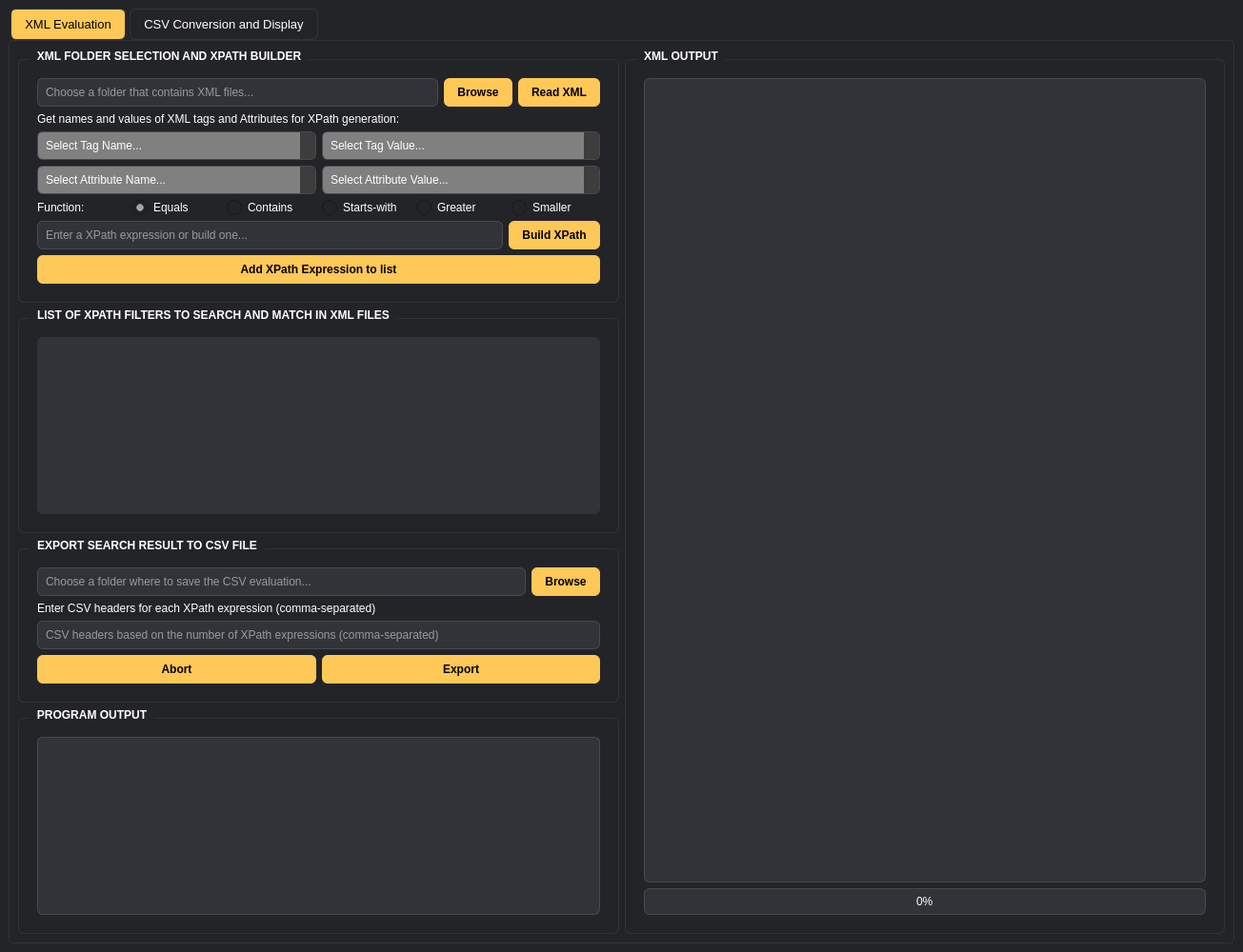
<?xml version="1.0" encoding="UTF-8"?>
<ui version="4.0">
 <class>MainWindow</class>
 <widget class="QMainWindow" name="MainWindow">
  <property name="geometry">
   <rect>
    <x>0</x>
    <y>0</y>
    <width>1305</width>
    <height>1000</height>
   </rect>
  </property>
  <property name="font">
   <font>
    <family>Arial</family>
    <pointsize>10</pointsize>
   </font>
  </property>
  <property name="windowTitle">
   <string>XMLuvation</string>
  </property>
  <property name="windowIcon">
   <iconset resource="../qrc/xmluvation_resources.qrc">
    <normaloff>:/icons/xml_256px.ico</normaloff>:/icons/xml_256px.ico</iconset>
  </property>
  <property name="styleSheet">
   <string notr="true">QWidget {
    background-color: #232428;
    color: #ffffff;
    font-family: Arial, sans-serif;
    border-radius: 6px;
}

QMenuBar {
    background-color: #232428;
    padding: 4px;
}

QMenuBar::item:selected {
    background-color: #ffc857;
    border-radius: 4px;
    color: #1e1e1e;
}

QMenu {
    background-color: #232428;
    border: 1px solid #313338;
    border-radius: 2px;
}

QMenu::item:selected {
    background-color: #ffc857;
    color: #1e1e1e;
}

QPushButton {
    background-color: #ffc857;
    color: #000000;
    border: none;
    padding: 8px 14px;
    border-radius: 6px;
    font: bold;
}

QPushButton:hover {
    background-color: #a3803c;
}

QPushButton:pressed {
    background-color: #313338;
    color: #ffffff;
    padding-left: 9px; /* Creates a &quot;pressed&quot; effect */
    padding-top: 8px;
}

QLineEdit, QComboBox, QTextEdit, QStatusBar {
    background-color: #313338;
    border: 1px solid #4a4a4a;
    padding: 6px;
    border-radius: 6px;
}

QListWidget {
    background-color: #313338;
}

QListWidget::item {
    height: 26px;
}

QListWidget::item:selected {
    background-color: #ffc857;
    color: #000000;
}

QComboBox::drop-down {
    border: none;
    background-color: #ffc857;
    width: 20px;
    border-top-right-radius: 6px;
    border-bottom-right-radius: 6px;
    image: url(:/images/drpdwn_arrow.png)
}

QPushButton:disabled {
    background-color: #808080;
}

QComboBox:disabled {
    background-color: #808080;    
}

QComboBox::drop-down:disabled {
    border: none;
    background-color: #3d3d3d;
}

QTabWidget::pane {
    border: 1px solid #313338;
    border-radius: 6px;
}

QTabBar::tab {
    background-color: #232428;
    border: 1px solid #313338;
    padding: 8px 14px;
    border-radius: 6px;
    margin: 0 2px;
}

QTabBar::tab:selected {
    background-color: #ffc857;
    color: #000000;
}

QTableView {
    background-color: #313338;
}

QGroupBox {
    border: 1px solid #313338;
    border-radius: 6px;
    margin-top: 10px;
    padding: 10px;
    font: bold;
}

QGroupBox::title {
    subcontrol-origin: margin;
    subcontrol-position: top left;
    left: 12px;
    padding: 0 6px;
}

QRadioButton::indicator {
    width: 16px;
    height: 16px;
}


QRadioButton:disabled {
    color: #808080; 
}


QScrollBar:vertical {
    border: none;
    background: #232428;
    width: 12px;
    margin: 4px;
    border-radius: 6px;
}

QScrollBar::handle:vertical {
    background: #313338;
    min-height: 20px;
    border-radius: 6px;
}

QScrollBar::add-line:vertical, QScrollBar::sub-line:vertical {
    height: 0px;
}

/* Progress Bar */
QProgressBar {
    background-color: #313338;
    border: 1px solid #4a4a4a;
    border-radius: 6px;
    text-align: center;
    color: #ffffff;
    padding: 2px;
}

QProgressBar::chunk {
    background-color: #ffc857;
}
/* CheckBox */
QCheckBox {
    spacing: 6px;
}

QCheckBox::indicator {
    width: 16px;
    height: 16px;
    border-radius: 4px;
    background-color: #313338;
    border: 1px solid #4a4a4a;
}

QCheckBox::indicator:checked {
    background-color: #ffc857;
    border: 1px solid #ec971f;
}

QCheckBox::indicator:unchecked {
    background-color: #313338;
    border: 1px solid #4a4a4a;
}
</string>
  </property>
  <property name="iconSize">
   <size>
    <width>256</width>
    <height>256</height>
   </size>
  </property>
  <widget class="QWidget" name="centralwidget">
   <layout class="QVBoxLayout" name="verticalLayout">
    <item>
     <widget class="QTabWidget" name="tabWidget">
      <property name="font">
       <font>
        <family>Arial</family>
        <pointsize>10</pointsize>
        <bold>false</bold>
       </font>
      </property>
      <property name="tabPosition">
       <enum>QTabWidget::TabPosition::North</enum>
      </property>
      <property name="currentIndex">
       <number>0</number>
      </property>
      <property name="usesScrollButtons">
       <bool>false</bool>
      </property>
      <widget class="QWidget" name="tab_xml_evaluation">
       <attribute name="title">
        <string>XML Evaluation</string>
       </attribute>
       <layout class="QHBoxLayout" name="horizontalLayout_2">
        <item>
         <layout class="QVBoxLayout" name="vert_layout_main">
          <item>
           <widget class="QGroupBox" name="group_box_xml_input_xpath_builder">
            <property name="title">
             <string>XML FOLDER SELECTION AND XPATH BUILDER</string>
            </property>
            <layout class="QVBoxLayout" name="verticalLayout_4">
             <item>
              <layout class="QHBoxLayout" name="horizontalLayout_one">
               <item>
                <widget class="QLineEdit" name="line_edit_xml_folder_path_input">
                 <property name="placeholderText">
                  <string>Choose a folder that contains XML files...</string>
                 </property>
                </widget>
               </item>
               <item>
                <widget class="QPushButton" name="button_browse_xml_folder">
                 <property name="text">
                  <string>Browse</string>
                 </property>
                </widget>
               </item>
               <item>
                <widget class="QPushButton" name="button_read_xml">
                 <property name="text">
                  <string>Read XML</string>
                 </property>
                </widget>
               </item>
              </layout>
             </item>
             <item>
              <layout class="QHBoxLayout" name="horizontalLayout_two">
               <item>
                <widget class="QLabel" name="label_xpath_builder">
                 <property name="text">
                  <string>Get names and values of XML tags and Attributes for XPath generation:</string>
                 </property>
                </widget>
               </item>
              </layout>
             </item>
             <item>
              <layout class="QHBoxLayout" name="horizontalLayout_three">
               <item>
                <widget class="QComboBox" name="combobox_tag_names">
                 <property name="enabled">
                  <bool>false</bool>
                 </property>
                 <property name="editable">
                  <bool>true</bool>
                 </property>
                 <property name="currentText">
                  <string>Select Tag Name...</string>
                 </property>
                 <property name="currentIndex">
                  <number>0</number>
                 </property>
                 <property name="placeholderText">
                  <string>Select Tag Name...</string>
                 </property>
                 <item>
                  <property name="text">
                   <string>Select Tag Name...</string>
                  </property>
                 </item>
                </widget>
               </item>
               <item>
                <widget class="QComboBox" name="combobox_tag_values">
                 <property name="enabled">
                  <bool>false</bool>
                 </property>
                 <property name="editable">
                  <bool>true</bool>
                 </property>
                 <property name="currentText">
                  <string>Select Tag Value...</string>
                 </property>
                 <property name="currentIndex">
                  <number>0</number>
                 </property>
                 <property name="placeholderText">
                  <string>Select Tag Value...</string>
                 </property>
                 <item>
                  <property name="text">
                   <string>Select Tag Value...</string>
                  </property>
                 </item>
                </widget>
               </item>
              </layout>
             </item>
             <item>
              <layout class="QHBoxLayout" name="horizontalLayout_four">
               <item>
                <widget class="QComboBox" name="combobox_attribute_names">
                 <property name="enabled">
                  <bool>false</bool>
                 </property>
                 <property name="editable">
                  <bool>true</bool>
                 </property>
                 <property name="currentText">
                  <string>Select Attribute Name...</string>
                 </property>
                 <property name="currentIndex">
                  <number>0</number>
                 </property>
                 <property name="placeholderText">
                  <string>Select Attribute Name...</string>
                 </property>
                 <item>
                  <property name="text">
                   <string>Select Attribute Name...</string>
                  </property>
                 </item>
                </widget>
               </item>
               <item>
                <widget class="QComboBox" name="combobox_attribute_values">
                 <property name="enabled">
                  <bool>false</bool>
                 </property>
                 <property name="editable">
                  <bool>true</bool>
                 </property>
                 <property name="currentText">
                  <string>Select Attribute Value...</string>
                 </property>
                 <property name="currentIndex">
                  <number>0</number>
                 </property>
                 <property name="placeholderText">
                  <string>Select Attribute Value...</string>
                 </property>
                 <item>
                  <property name="text">
                   <string>Select Attribute Value...</string>
                  </property>
                 </item>
                </widget>
               </item>
              </layout>
             </item>
             <item>
              <layout class="QHBoxLayout" name="horizontalLayout_five">
               <item>
                <widget class="QLabel" name="label_function">
                 <property name="text">
                  <string>Function:</string>
                 </property>
                </widget>
               </item>
               <item>
                <widget class="QRadioButton" name="radio_button_equals">
                 <property name="text">
                  <string>Equals</string>
                 </property>
                 <property name="checked">
                  <bool>true</bool>
                 </property>
                </widget>
               </item>
               <item>
                <widget class="QRadioButton" name="radio_button_contains">
                 <property name="text">
                  <string>Contains</string>
                 </property>
                </widget>
               </item>
               <item>
                <widget class="QRadioButton" name="radio_button_starts_with">
                 <property name="text">
                  <string>Starts-with</string>
                 </property>
                </widget>
               </item>
               <item>
                <widget class="QRadioButton" name="radio_button_greater">
                 <property name="text">
                  <string>Greater</string>
                 </property>
                </widget>
               </item>
               <item>
                <widget class="QRadioButton" name="radio_button_smaller">
                 <property name="text">
                  <string>Smaller</string>
                 </property>
                </widget>
               </item>
              </layout>
             </item>
             <item>
              <layout class="QHBoxLayout" name="horizontalLayout_six">
               <item>
                <widget class="QLineEdit" name="line_edit_xpath_builder">
                 <property name="placeholderText">
                  <string>Enter a XPath expression or build one...</string>
                 </property>
                </widget>
               </item>
               <item>
                <widget class="QPushButton" name="button_build_xpath">
                 <property name="text">
                  <string>Build XPath</string>
                 </property>
                </widget>
               </item>
              </layout>
             </item>
             <item>
              <widget class="QPushButton" name="button_add_xpath_to_list">
               <property name="text">
                <string>Add XPath Expression to list</string>
               </property>
              </widget>
             </item>
            </layout>
           </widget>
          </item>
          <item>
           <widget class="QGroupBox" name="group_box_xpath_expressions_list">
            <property name="title">
             <string>LIST OF XPATH FILTERS TO SEARCH AND MATCH IN XML FILES</string>
            </property>
            <layout class="QVBoxLayout" name="verticalLayout_7">
             <item>
              <widget class="QListWidget" name="list_widget_xpath_expressions"/>
             </item>
            </layout>
           </widget>
          </item>
          <item>
           <widget class="QGroupBox" name="group_box_export_to_csv">
            <property name="title">
             <string>EXPORT SEARCH RESULT TO CSV FILE</string>
            </property>
            <layout class="QVBoxLayout" name="verticalLayout_8">
             <item>
              <layout class="QHBoxLayout" name="hor_layout_csv_input_and_export">
               <item>
                <widget class="QLineEdit" name="line_edit_csv_output_path">
                 <property name="placeholderText">
                  <string>Choose a folder where to save the CSV evaluation...</string>
                 </property>
                </widget>
               </item>
               <item>
                <widget class="QPushButton" name="button_browse_csv">
                 <property name="text">
                  <string>Browse</string>
                 </property>
                </widget>
               </item>
              </layout>
             </item>
             <item>
              <widget class="QLabel" name="label_csv_headers_info">
               <property name="text">
                <string>Enter CSV headers for each XPath expression (comma-separated)</string>
               </property>
              </widget>
             </item>
             <item>
              <layout class="QHBoxLayout" name="hor_layout_csv_headers">
               <item>
                <widget class="QLineEdit" name="line_edit_csv_headers_input">
                 <property name="placeholderText">
                  <string>CSV headers based on the number of XPath expressions (comma-separated)</string>
                 </property>
                </widget>
               </item>
              </layout>
             </item>
             <item>
              <layout class="QHBoxLayout" name="hor_layout_button_export_and_abort">
               <item>
                <widget class="QPushButton" name="button_abort_csv_export">
                 <property name="enabled">
                  <bool>true</bool>
                 </property>
                 <property name="text">
                  <string>Abort</string>
                 </property>
                 <property name="flat">
                  <bool>false</bool>
                 </property>
                </widget>
               </item>
               <item>
                <widget class="QPushButton" name="button_start_csv_export">
                 <property name="text">
                  <string>Export</string>
                 </property>
                </widget>
               </item>
              </layout>
             </item>
            </layout>
           </widget>
          </item>
          <item>
           <widget class="QGroupBox" name="group_box_program_output">
            <property name="title">
             <string>PROGRAM OUTPUT</string>
            </property>
            <layout class="QVBoxLayout" name="verticalLayout_6">
             <item>
              <widget class="QTextEdit" name="text_edit_program_output">
               <property name="readOnly">
                <bool>true</bool>
               </property>
              </widget>
             </item>
            </layout>
           </widget>
          </item>
         </layout>
        </item>
        <item>
         <layout class="QVBoxLayout" name="vert_layout_xml_output">
          <item>
           <widget class="QGroupBox" name="group_box_xml_output">
            <property name="title">
             <string>XML OUTPUT</string>
            </property>
            <layout class="QVBoxLayout" name="verticalLayout_5">
             <item>
              <widget class="QTextEdit" name="text_edit_xml_output"/>
             </item>
             <item>
              <widget class="QProgressBar" name="progressbar_main">
               <property name="value">
                <number>0</number>
               </property>
               <property name="format">
                <string>%p%</string>
               </property>
              </widget>
             </item>
            </layout>
           </widget>
          </item>
         </layout>
        </item>
       </layout>
      </widget>
      <widget class="QWidget" name="tab_csv_conversion">
       <attribute name="title">
        <string>CSV Conversion and Display</string>
       </attribute>
       <layout class="QVBoxLayout" name="verticalLayout_3">
        <item>
         <widget class="QGroupBox" name="groupbox_csv_conversion">
          <property name="maximumSize">
           <size>
            <width>16777215</width>
            <height>16777215</height>
           </size>
          </property>
          <property name="title">
           <string>CSV Conversion</string>
          </property>
          <layout class="QVBoxLayout" name="verticalLayout_2">
           <item>
            <widget class="QLabel" name="label_csv_conversion_title">
             <property name="sizePolicy">
              <sizepolicy hsizetype="Preferred" vsizetype="Preferred">
               <horstretch>0</horstretch>
               <verstretch>0</verstretch>
              </sizepolicy>
             </property>
             <property name="maximumSize">
              <size>
               <width>16777215</width>
               <height>60</height>
              </size>
             </property>
             <property name="font">
              <font>
               <family>Arial</family>
               <pointsize>32</pointsize>
               <bold>true</bold>
               <underline>true</underline>
               <kerning>true</kerning>
              </font>
             </property>
             <property name="styleSheet">
              <string notr="true">color: rgb(255, 200, 87);</string>
             </property>
             <property name="text">
              <string>CSV Conversion</string>
             </property>
            </widget>
           </item>
           <item>
            <widget class="QLabel" name="label_csv_conversion_desc">
             <property name="maximumSize">
              <size>
               <width>16777215</width>
               <height>60</height>
              </size>
             </property>
             <property name="font">
              <font>
               <family>Arial</family>
               <pointsize>10</pointsize>
              </font>
             </property>
             <property name="text">
              <string>Convert CSV File to a different file type with the Pandas module
Supported output file types: Excel, Markdown, HTML and JSON</string>
             </property>
            </widget>
           </item>
           <item>
            <layout class="QHBoxLayout" name="hor_layout_csv_path_input">
             <property name="leftMargin">
              <number>0</number>
             </property>
             <property name="topMargin">
              <number>0</number>
             </property>
             <item>
              <widget class="QLineEdit" name="line_edit_csv_conversion_path_input">
               <property name="placeholderText">
                <string>Choose a CSV file for conversion...</string>
               </property>
              </widget>
             </item>
             <item>
              <widget class="QPushButton" name="button_browse_csv_conversion_path_input">
               <property name="text">
                <string>Browse</string>
               </property>
              </widget>
             </item>
            </layout>
           </item>
           <item>
            <layout class="QHBoxLayout" name="hor_layout_csv_conversion_path_output">
             <item>
              <widget class="QLineEdit" name="line_edit_csv_conversion_path_output">
               <property name="text">
                <string/>
               </property>
               <property name="placeholderText">
                <string>Choose where to save the converted CSV file..</string>
               </property>
              </widget>
             </item>
             <item>
              <widget class="QPushButton" name="button_browse_csv_conversion_path_output">
               <property name="text">
                <string>Browse</string>
               </property>
              </widget>
             </item>
            </layout>
           </item>
           <item>
            <widget class="QPushButton" name="button_csv_conversion_convert">
             <property name="text">
              <string>Convert CSV File</string>
             </property>
            </widget>
           </item>
           <item>
            <widget class="QCheckBox" name="checkbox_write_index_column">
             <property name="text">
              <string>Write Index Column?</string>
             </property>
            </widget>
           </item>
           <item>
            <widget class="QTextEdit" name="text_edit_csv_conversion_output">
             <property name="readOnly">
              <bool>true</bool>
             </property>
            </widget>
           </item>
          </layout>
         </widget>
        </item>
       </layout>
      </widget>
     </widget>
    </item>
   </layout>
  </widget>
 </widget>
 <resources>
  <include location="../qrc/xmluvation_resources.qrc"/>
 </resources>
 <connections/>
</ui>
